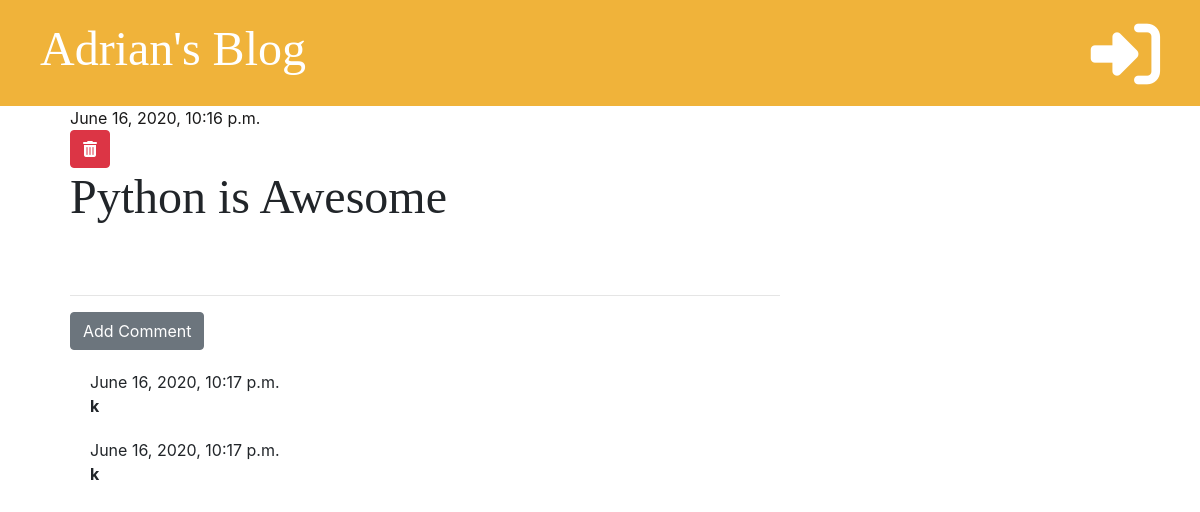
Screenshot of /post/15/ with the database file from the repository.
### blog/models.py (models this page shows, shortened)
class Post(models.Model):
    author = models.ForeignKey('auth.User', on_delete=models.CASCADE)
    title = models.CharField(max_length=200)
    text = models.TextField()
    create_date = models.DateTimeField(default=timezone.now)
    published_date = models.DateTimeField(blank=True, null=True)

class Comment(models.Model):
    post = models.ForeignKey('blog.Post', on_delete=models.CASCADE, related_name='comments')
    author = models.CharField(max_length=200)
    text = models.TextField()
    created_date = models.DateTimeField(default=timezone.now)
    approved = models.BooleanField(default=False)

### blog/views.py (the view)
# urls.py: path("post/<int:pk>/", views.post_detail, name='post_detail'),
def post_detail(request, pk):
    post = get_object_or_404(Post, pk=pk)
    stuff_for_frontend = {'post': post}
    return render(request, 'blog/post_detail.html', stuff_for_frontend)

### blog/templatetags/markdownify.py (called while the page is built)
@register.filter
def markdown(value):
    renderer = HighlightRenderer()
    markdown = mistune.Markdown(renderer=renderer)
    return markdown(value)

### blog/templates/blog/post_detail.html (shortened to what this page needs)
{% extends 'blog/base.html'%}
{% load markdownify %}
{% block content %}
    <div class="post">
        {% if post.published_date %}
            <div class="date">
                {{ post.published_date }}
            </div>
        {% else %}
            <a href="{% url 'post_publish' pk=post.pk %}" class="btn btn-primary">Publish</a>
        {% endif%}
        <a href="{% url 'post_delete' pk=post.pk %}" class="btn btn-danger"
           onclick="return confirm('Are you sure you want to delete this post?')">
            <i class="fas fa-trash-alt"></i>
        </a>
        <h1>{{ post.title }}</h1>
    </div>
            <hr>
        <a href="{% url 'add_comment_to_post' pk=post.pk %}" class="btn btn-secondary">Add Comment</a>
    {% for comment in post.comments.all %}
        {% if user.is_authenticated or comment.approved %}
        <div class="comment">
            <div class="">
            {{ comment.created_date }}
            </div>
            <strong>{{ comment.author }}</strong>
        </div>
        {% endif %}
    {% empty %}
        <p>Be first to add a comment...</p>
    {% endfor %}
{% endblock %}

### blog/static/css/blog.css (style rules this page uses)
h1, h2, h3, h4 { font-family: 'Tangerine', 'Inconsolata', 'Droid Sans', serif; font-size: 48px; }
.date { color: #1a1919; }
.post { margin-bottom: 70px; }
.comment { margin: 20px 0px 20px 20px; }

### rows the page displays
Post: published_date "June 16, 2020, 10:16 p.m.", title "Python is Awesome"
Comment: created_date "June 16, 2020, 10:17 p.m.", author "k"
Comment: created_date "June 16, 2020, 10:17 p.m.", author "k"
